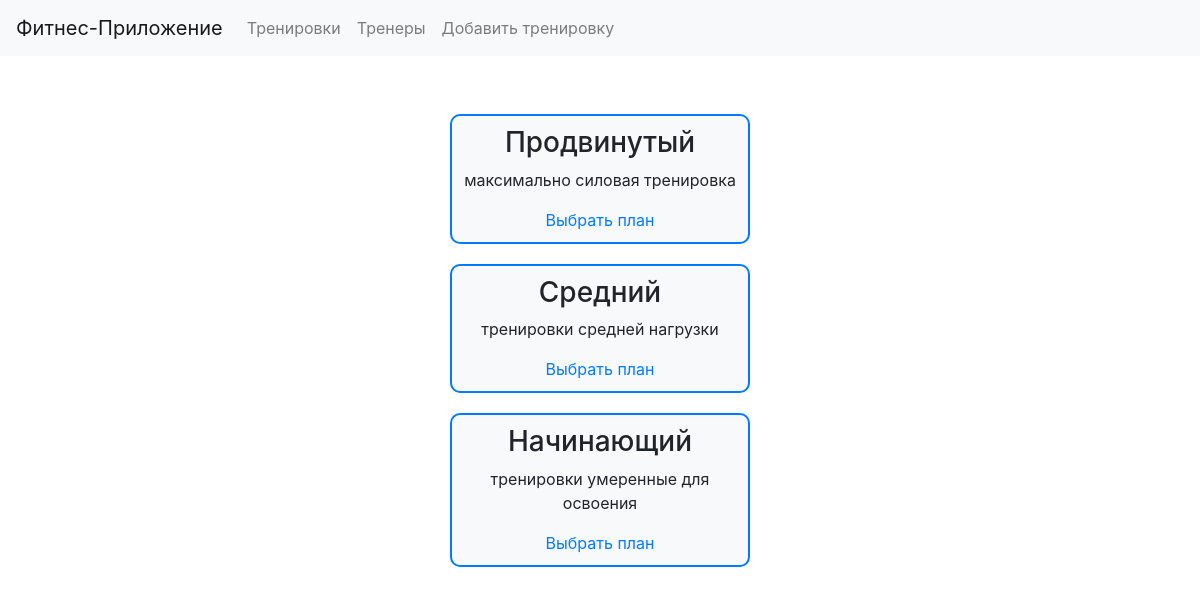
Screenshot of /trainings with the database file from the repository.
### app.py (models this page shows)
class TrainingPlan(db.Model):
    id = db.Column(db.Integer, primary_key=True)
    plan_name = db.Column(db.String(100), nullable=False)
    description = db.Column(db.Text, nullable=False)
    exercises = db.Column(db.Text, nullable=False)  # Список упражнений

### app.py (the view)
@app.route('/trainings')
def list_trainings():
    try:
        training_plans = TrainingPlan.query.all()
        if training_plans:
            print("Training Plans Found:", training_plans)
        else:
            print("No Training Plans Found. The database might be empty.")
        return render_template('trainings_list.html', training_plans=training_plans)
    except Exception as e:
        print(f"An error occurred while fetching training plans: {e}")
        flash(f"An error occurred while fetching training plans: {e}")
        return redirect(url_for('index'))  # или любая другая страница для переадресации

### templates/trainings_list.html (shortened to what this page needs)
<!DOCTYPE html>
<html lang="ru">
<head>
    <link rel="stylesheet" href="https://stackpath.bootstrapcdn.com/bootstrap/4.3.1/css/bootstrap.min.css">
</head>
<body>
    <nav class="navbar navbar-expand-lg navbar-light bg-light">
        <a class="navbar-brand" href="{{ url_for('index') }}">Фитнес-Приложение</a>
        <div class="collapse navbar-collapse" id="navbarNav">
            <ul class="navbar-nav">
                <li class="nav-item">
                    <a class="nav-link" href="{{ url_for('list_trainings') }}">Тренировки</a>
                </li>
                <li class="nav-item">
                    <a class="nav-link" href="{{ url_for('list_trainers') }}">Тренеры</a>
                </li>
                <li class="nav-item">
                    <a class="nav-link" href="{{ url_for('add_training') }}">Добавить тренировку</a>
                </li>
            </ul>
        </div>
    </nav>
    <div class="container mt-5">
    <div class="container">
        {% for plan in training_plans %}
            <div class="training-plan-card">
                <h3 class="training-plan-title">{{ plan.plan_name }}</h3>
                <p class="training-plan-description">{{ plan.description }}</p>
                <a href="/training_detail/{{ plan.id }}" class="select-plan-button">Выбрать план</a>
                </div>
            </div>
        {% endfor %}
</body>
</html>

### templates/trainings_list.html (style rules this page uses)
.training-plan-card { display: flex; flex-direction: column; align-items: center; text-align: center; margin-bottom: 20px; width: 100%; box-sizing: border-box; padding: 10px; }
.container { display: flex; flex-direction: column; align-items: center; }
.training-plan-card { border: 1px solid #000; margin: 10px; padding: 10px; box-sizing: border-box; }
.training-plan-card { border: 2px solid #007bff; border-radius: 10px; margin: 10px auto; padding: 10px; box-sizing: border-box; max-width: 300px; text-align: center; }
.training-plan-card { background-color: #f8f9fa; border-radius: 10px; padding: 10px; margin: 10px auto; box-sizing: border-box; max-width: 300px; text-align: center; }

### rows the page displays
TrainingPlan: plan_name "Продвинутый", description "максимально силовая тренировка"
TrainingPlan: plan_name "Средний", description "тренировки средней нагрузки"
TrainingPlan: plan_name "Начинающий", description "тренировки умеренные для освоения"
